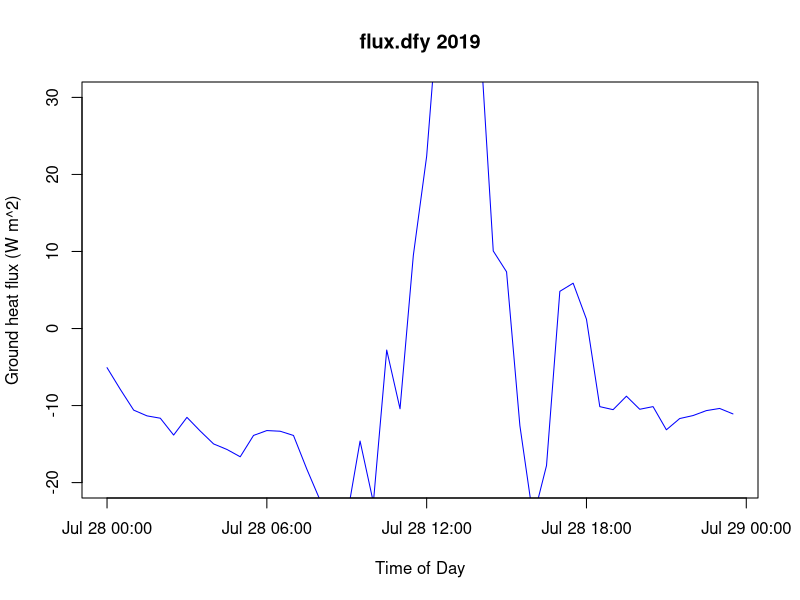
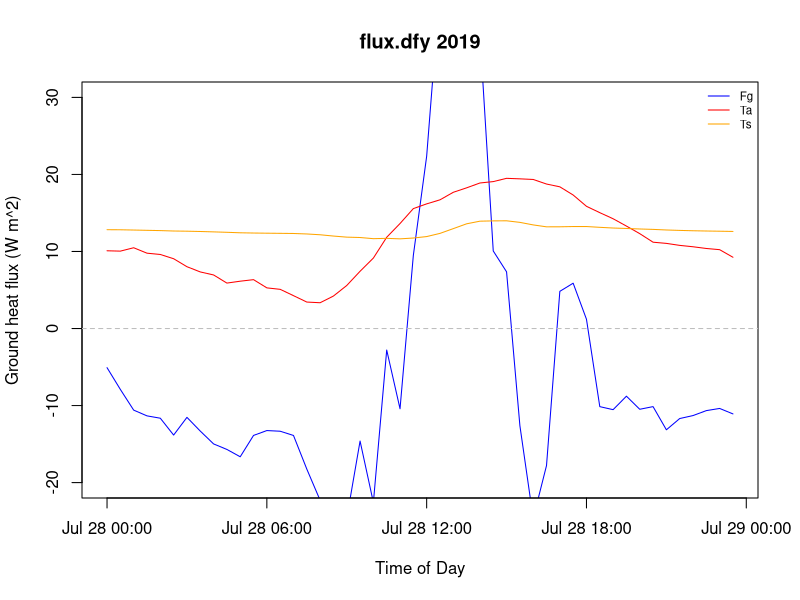
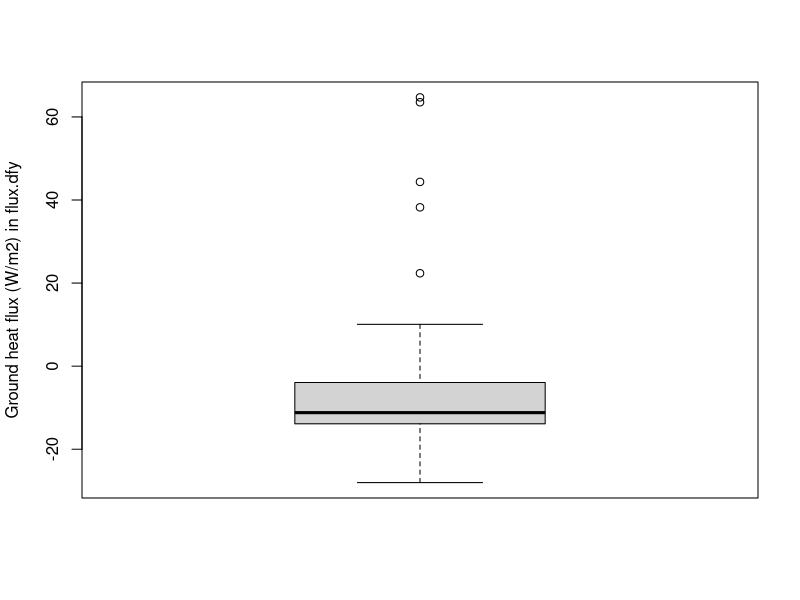
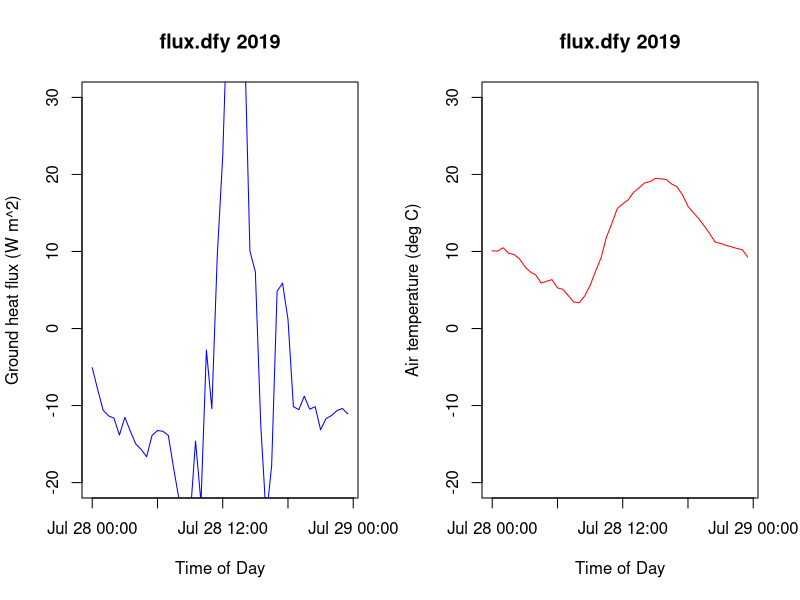
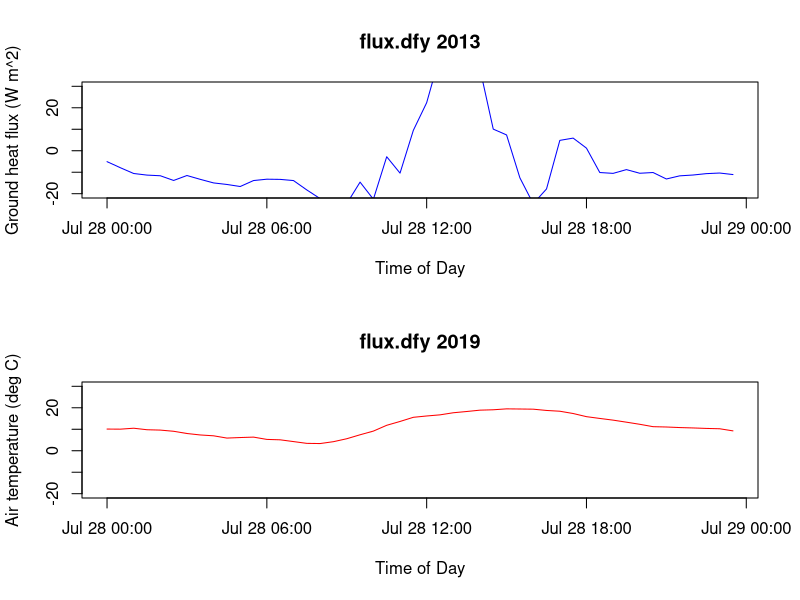
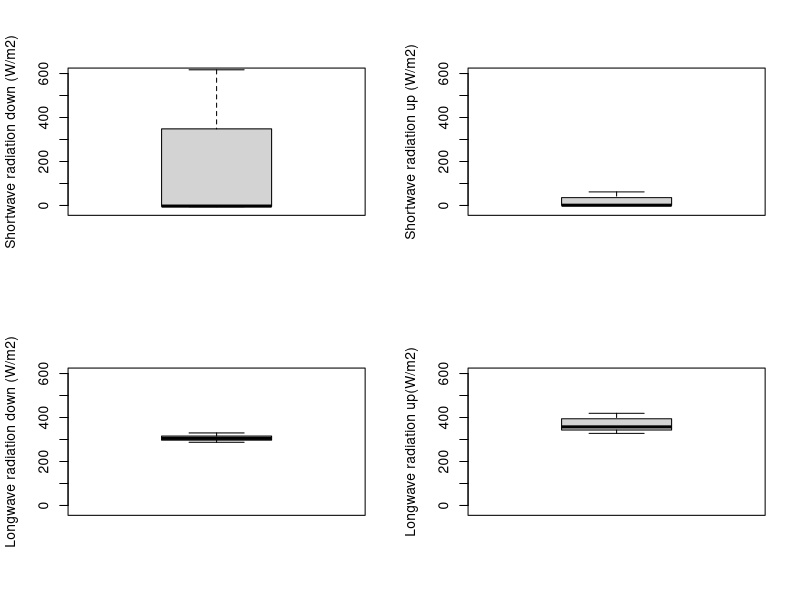
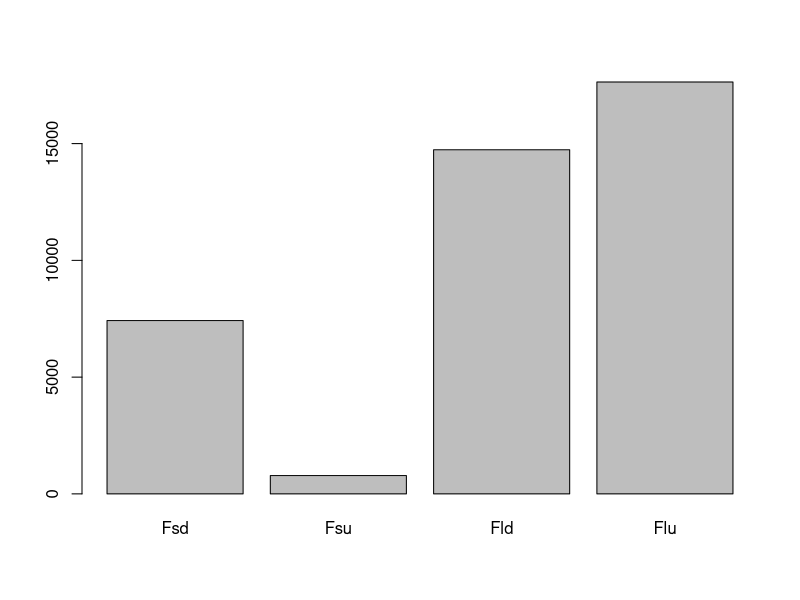

The R script that drew these images, in order: (Note: this script raises an error after producing the figures.)
#########################################################
####Created by Elise Pendall##################
####Modified by Anne Greibel and Jinyan Yang##
#########################################################

# Table showing abbreviations and units################################
# Abbr	Variable details	                          Units
# Fe	Latent heat flux	                          W m-2 per unit time
# Fg	Soil heat flux 	                                  W m-2 per unit time
# Fh	Sensible heat flux from virtual heat flux	  W m-2 per unit time
# Fsd	Solar downwelling radiation	                  W m-2 per unit time
# Fsu	Solar upwelling radiation	                  W m-2 per unit time
# Fld	Longwave downwelling radiation	                  W m-2 per unit time
# Flu	Longwave upwelling radiation	                  W m-2 per unit time
# NEP	Net ecosystem productivity	                  umol m-2 s-1
# GPP	Gross primary productivity	                  umol m-2 s-1
# ER	Ecosystem respiration	                          umol m-2 s-1
# RH	Relative humidity	                          %
# Ta	Air temperature	                                  C

#########################################################
#### LOADING A FILE AND GET BASIC SUMMARY STATISTICS ####
#########################################################

#read data files and create data frames:
flux.df <- read.csv("28Jul19.csv",                # read your csv data file 
                 header=TRUE,               # your data file contains variable names in addition to the data
                 skip=2)                    # skip the first two rows to use the abbreviated variable names in column 3 as your variable descriptor
flux.df$timestamp <- as.POSIXct(flux.df$xlDateTime, # create a new column called 'timestamp', which is now a date-time object (as.POSIXct)
                             tz="Australia/Sydney",     # declare the time zone in which the data was recorded (Australia/Sydney or Australian Eastern Standard Time)
                             format = "%d/%m/%Y %H:%M")  # describe the format of the date-time column in the original file

# check structure of data frame:
str(flux.df)

# getting summary statistics 
summary(flux.df)                           # summary statistics for the whole data frame
summary(flux.df$Fe)                        # summary stats for the specified column

#########################################################
#### BASIC DATA MANIPULATION ############################
#########################################################
# How to subset data frames
day_flux.df <- subset(flux.df, flux.df$Fsd>10)     # flux.df$Fsd>10 is the condition we specify, and our new data frame is called "day_flux.df"
# this data frame will now only contain data where the incoming shortwave radiation is positive (the sun is up = daytime hours)

# calculuate a new vector and attach it to data frame "day_flux.df" based on dividing two existing vectors within that data frame
day_flux.df$albedo <- day_flux.df$Fsu / day_flux.df$Fsd
flux.df$albedo <-flux.df$Fsu / flux.df$Fsd
# few different options of how to calculate variables
# e.g. average soil heat flux
summary(flux.df)                           # gives summary statistics for the whole data frame night&day
summary(day_flux.df)                       # gives summary statistics for the data frame that only contains daytime data
summary(day_flux.df$Fg)                    # gives you a bunch of summary statistics (e.g. minimum, maximum, mean...) of Fg for the data frame "day_flux.df"
mean(flux.df$Fg)                           # gives you just the mean ground heat flux for the data frame flux.df
sum(flux.df$Fg)                            # gives you just the sum of ground heat flux for the data frame flux.df

#########################################################
#### INTRODUCTION TO BASIC DATA PLOTTING ################
#########################################################

# creating a line plot
plot(flux.df$Fg~flux.df$timestamp,               # plot(...) creates a new plot
     type='l',                           # type indicates if it is a line ('l'), or points ('p'), or both ('b')
     col="blue",                         # set the colour
     ylim=c(-20,30),                     # set the limits of the y-axis (note that 'c(,)' indicates a vector with two entries)
     ylab="Ground heat flux (W m^2)",    # describe the y-axis label
     xlab="Time of Day",                 # describe the x-axis label
     main="flux.dfy 2019")                   # give your plot a header so you know which data set you are looking at

# adding another line to the same plot
plot(flux.df$Fg~flux.df$timestamp,               # plot(...) creates a new plot
     type='l', 
     col="blue", 
     ylim=c(-20,30), 
     ylab="Ground heat flux (W m^2)", 
     xlab="Time of Day", 
     main="flux.dfy 2019")
points(flux.df$Ta~flux.df$timestamp,             # points(...) adds a new line to the existing plot
       type='l',
       col="red")
points(flux.df$Ts~flux.df$timestamp, 
       type='l', 
       col="orange")

# adding a legend to the plot 
legend("topright",                       # where to place it
       legend = c("Fg","Ta", "Ts"),      # specify how many variables you have plotted and keep the order of the colour the same as the order of variables
       col = c("blue","red","orange"),   # specify the colour of the variables in your plot (keep the order of the variables!)
       ncol = 1,                         # how many columns your legend should have (1 =  below each other, 3 = next to each other)
       lty = c(1,1,1),                   # lty describes the line type, try playing with different numbers and see what happens)
       cex=0.7,                          # scales your legend size (<1 means smaller, >1 means larger)
       bty="n")                          # in case you don't want a box around your legend, simply remove if you do want to keep it
 
# adding a straight line to the plot (e.g. line across 0)
abline(h=0,
       col="gray",
       lty=2) 

# creating a boxplot
boxplot(flux.df$Fg, 
        ylab="Ground heat flux (W/m2) in flux.dfy")

#changing the plot arrangements
#plot 1 figure in one plot window (default setting)
par(mfrow=(c(1,1)))                      # the c(1,1) refers to 1 row and 1 column

#plot 2 figures in the same plot window
par(mfrow=(c(1,2)))                      # the c(1,2) refers to 1 row and 2 columns, so it plots them next to each other
plot(flux.df$Fg~flux.df$timestamp, 
     type='l', 
     col="blue", 
     ylim=c(-20,30), 
     ylab="Ground heat flux (W m^2)", 
     xlab="Time of Day", 
     main="flux.dfy 2019")
plot(flux.df$Ta~flux.df$timestamp, 
     type='l', 
     col="red", 
     ylim=c(-20,30), 
     ylab="Air temperature (deg C)", 
     xlab="Time of Day", 
     main="flux.dfy 2019")

par(mfrow=(c(2,1)))                       # the c(2,1) refers to 2 rows and 1 column, so it plots them below each other
plot(flux.df$Fg~flux.df$timestamp, 
     type='l', 
     col="blue", 
     ylim=c(-20,30), 
     ylab="Ground heat flux (W m^2)", 
     xlab="Time of Day", 
     main="flux.dfy 2013")
plot(flux.df$Ta~flux.df$timestamp, 
     type='l', 
     col="red", 
     ylim=c(-20,30), 
     ylab="Air temperature (deg C)", 
     xlab="Time of Day", 
     main="flux.dfy 2019")

# 4 plots in a 2 by 2 arrangement:
par(mfrow=(c(2,2))) 
boxplot(flux.df$Fsd,
        ylab="Shortwave radiation down (W/m2)", 
        ylim=c(-20,600))
boxplot(flux.df$Fsu,
        ylab="Shortwave radiation up (W/m2)", 
        ylim=c(-20,600))
boxplot(flux.df$Fld, 
        ylab="Longwave radiation down (W/m2)", 
        ylim=c(-20,600))
boxplot(flux.df$Flu, 
        ylab="Longwave radiation up(W/m2)", 
        ylim=c(-20,600))

# always remember to set it back to c(1,1) if you just want 1 plot again!
par(mfrow=(c(1,1)))    # reset your plotting paramters

#barplots
Fsd<-sum(flux.df$Fsd)
Fsu<-sum(flux.df$Fsu)
Fld<-sum(flux.df$Fld)
Flu<-sum(flux.df$Flu)

radiation_components<- c(Fsd,Fsu,Fld,Flu)
barplot (radiation_components,
         names.arg=c("Fsd","Fsu","Fld","Flu"))       # assign names to bars in barplot
#########################################################
#### INTRODUCTION TO BASIC LINEAR REGRESSION ############
#########################################################


#linear regression
fit_BR_flux.df<-lm(flux.df$Fh~flux.df$Fe)                 # declare a name for your regression
summary(fit_flux.df)                           # summarize your fit

# extract the coefficients of the fit
R <- summary(lm(fit_BR_flux.df))$adj.r.squared         # extract the adjusted R^2 (R)
p <- summary(lm(fit_BR_flux.df))$coefficients[2,4]     # extract the p-value (p)
m <- summary(lm(fit_BR_flux.df))$coefficients [2,1]    # extract the slope (m)
c <- summary(lm(fit_BR_flux.df))$coefficients [1,1]    # extract the intercept/offset (c)


##########################################################################
#creating a bar plot from summed fluxes
sum_Fh<-sum(flux.df$Fh)
sum_Fe<-sum(flux.df$Fe)
sum_Fg<-sum(flux.df$Fg)
sum_energy<-c(sum_Fh,sum_Fe,sum_Fg)
barplot(sum_energy,
        ylim=c(-20,6000),
        names.arg=c("Fh","Fe","Fg"))


